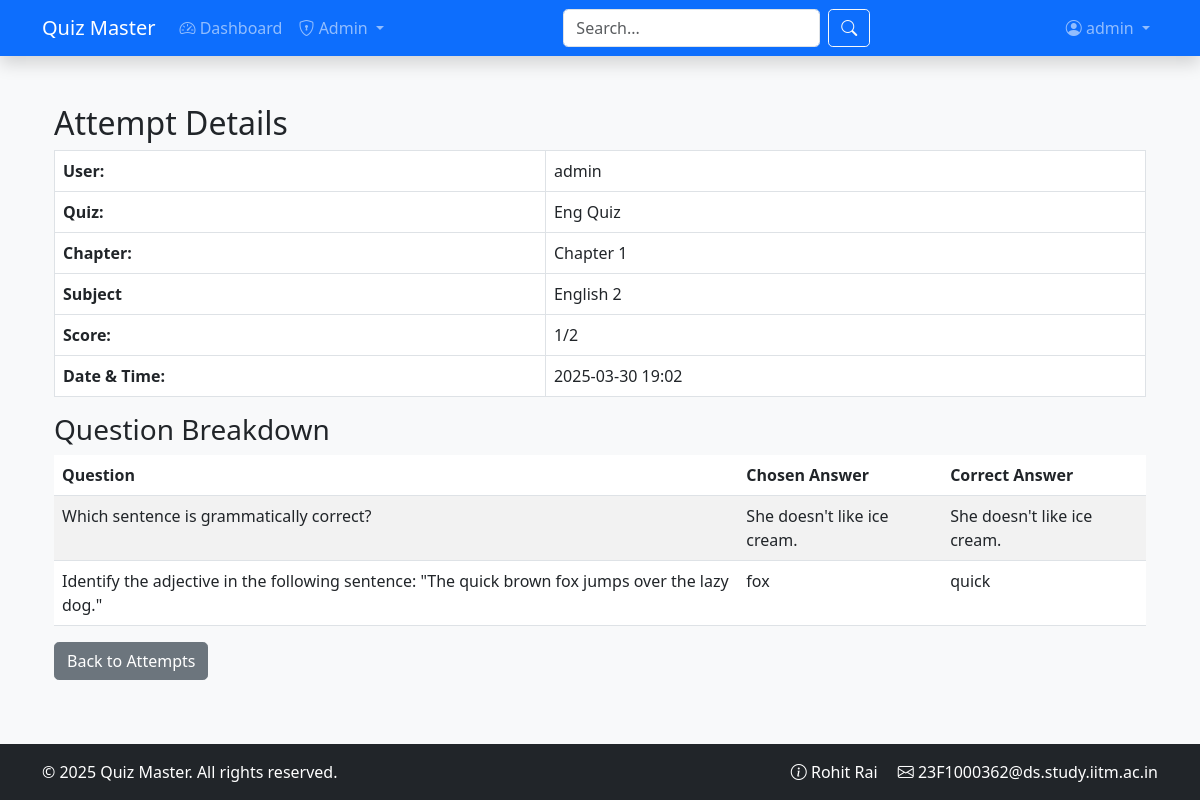
Screenshot of /admin/attempts/20/details (signed in) with the database file from the repository.
### application/models.py (models this page shows, shortened)
class User(UserMixin, db.Model):
    __tablename__ = 'users'
    id = db.Column(db.Integer, primary_key=True)
    username = db.Column(db.String(100), unique=True, nullable=False, index=True)
    password_hash = db.Column(db.String(128), nullable=False)
    full_name = db.Column(db.String(100), nullable=False)
    email = db.Column(db.String(120), unique=True, nullable=False)
    qualification = db.Column(db.String(100))
    dob = db.Column(db.Date)
    bio = db.Column(db.Text)
    location = db.Column(db.String(100))
    avatar = db.Column(db.String(255), nullable=True)
    website = db.Column(db.String(200))
    is_admin = db.Column(db.Boolean, default=False)
    is_admin = db.Column(db.Boolean, default=False)
    is_active = db.Column(db.Boolean, default=True)
    created_at = db.Column(db.DateTime, default=lambda: datetime.now(timezone.utc))
    last_seen = db.Column(db.DateTime, default=lambda: datetime.now(timezone.utc))
    scores = db.relationship('Score', back_populates='user', cascade='all, delete-orphan')
    quiz_attempts = db.relationship('QuizAttempt', back_populates='user', cascade='all, delete-orphan')
    @property
    def password(self):
        raise AttributeError('Password is not readable')

class Quiz(db.Model):
    __tablename__ = 'quizzes'
    id = db.Column(db.Integer, primary_key=True)
    quiz_name = db.Column(db.String(100), nullable=False)
    start_time = db.Column(db.DateTime, nullable=False) # Start time of quiz
    end_time = db.Column(db.DateTime, nullable=True)    # End time of quiz
    duration = db.Column(db.Integer, nullable=False)  # Minutes duration of quiz
    remarks = db.Column(db.Text, nullable=True)
    active = db.Column(db.Boolean, default=True)
    chapter_id = db.Column(db.Integer, db.ForeignKey('chapters.id', ondelete='CASCADE'), nullable=False)
    chapter = db.relationship('Chapter', back_populates='quizzes')
    questions = db.relationship('Question', back_populates='quiz', cascade='all, delete-orphan')
    scores = db.relationship('Score', back_populates='quiz', cascade='all, delete-orphan')
    quiz_attempts = db.relationship('QuizAttempt', back_populates='quiz', cascade='all, delete-orphan')

class Chapter(db.Model):
    __tablename__ = 'chapters'
    id = db.Column(db.Integer, primary_key=True)
    name = db.Column(db.String(100), nullable=False, index=True)
    description = db.Column(db.Text)
    subject_id = db.Column(db.Integer, db.ForeignKey('subjects.id', ondelete='CASCADE'), nullable=False)
    subject = db.relationship('Subject', back_populates='chapters')
    quizzes = db.relationship('Quiz', back_populates='chapter', cascade='all, delete-orphan')

class Subject(db.Model):
    __tablename__ = 'subjects'
    id = db.Column(db.Integer, primary_key=True)
    name = db.Column(db.String(100), nullable=False, index=True)
    description = db.Column(db.Text)
    chapters = db.relationship('Chapter', back_populates='subject', cascade='all, delete-orphan')

class Score(db.Model):
    __tablename__ = 'scores'
    id = db.Column(db.Integer, primary_key=True)
    total_scored = db.Column(db.Integer, nullable=False)
    time_stamp_of_attempt = db.Column(db.DateTime, default=lambda: datetime.now(timezone.utc))
    user_id = db.Column(db.Integer, db.ForeignKey('users.id', ondelete='CASCADE'), nullable=False)
    user = db.relationship('User', back_populates='scores')
    quiz_id = db.Column(db.Integer, db.ForeignKey('quizzes.id', ondelete='CASCADE'), nullable=False)
    quiz = db.relationship('Quiz', back_populates='scores')
    answers_raw = db.Column('answers', db.Text, nullable=True)
    @property
    def answers(self):
        if self.answers_raw:
            try:
                return json.loads(self.answers_raw)
            except Exception:
                return {}
        return {}
    @answers.setter
    def answers(self, value):
        """Serialize the dictionary to a JSON string."""
        self.answers_raw = json.dumps(value)
    __table_args__ = (
        db.Index('idx_user_quiz', 'user_id', 'quiz_id'),
    )

class Question(db.Model):
    __tablename__ = 'questions'
    id = db.Column(db.Integer, primary_key=True)
    question_statement = db.Column(db.Text, nullable=False)
    option1 = db.Column(db.String(200), nullable=False)
    option2 = db.Column(db.String(200), nullable=False)
    option3 = db.Column(db.String(200))
    option4 = db.Column(db.String(200))
    correct_option = db.Column(db.Integer, nullable=False)
    quiz_id = db.Column(db.Integer, db.ForeignKey('quizzes.id', ondelete='CASCADE'), nullable=False)
    quiz = db.relationship('Quiz', back_populates='questions')

### application/blueprints/admin_bp.py (the view)
@admin_bp.route('/attempts/<int:score_id>/details')
@admin_required
def view_attempt_details(score_id):
    score_record = Score.query.get_or_404(score_id)
    raw_answers = score_record.answers or {}
    user_answers = {int(k): v for k, v in raw_answers.items() if k.isdigit()}
    quiz = score_record.quiz
    return render_template(
        'admin/attempt_details.html',
        score=score_record,
        quiz=quiz,
        user_answers=user_answers)

### application/__init__.py (called while the page is built)
def get_attribute(obj, attr):
    return getattr(obj, attr, None)

@login_manager.user_loader
def load_user(user_id):
    from application.models import User
    return User.query.get(int(user_id))

### application/templates/admin/attempt_details.html (shortened to what this page needs)
{% extends "base.html" %}
{% block content %}
<div class="container mt-4">
    <h2>Attempt Details</h2>
    <table class="table table-bordered">
        <tr>
            <th>User:</th>
            <td>{{ score.user.username }}</td>
        </tr>
        <tr>
            <th>Quiz:</th>
            <td>{{ quiz.quiz_name }}</td>
        </tr>
        <tr>
            <th>Chapter:</th>
            <td>{{ quiz.chapter.name }}</td>
        </tr>
        <tr>
            <th>Subject</th>
            <td>{{ quiz.chapter.subject.name }}</td>
        </tr>
        <tr>
            <th>Score:</th>
            <td>{{ score.total_scored }}/{{ quiz.questions|length }}</td>
        </tr>
        <tr>
            <th>Date & Time:</th>
            <td>{{ score.time_stamp_of_attempt.strftime('%Y-%m-%d %H:%M') }}</td>
        </tr>
    </table>
    <h3>Question Breakdown</h3>
    <table class="table table-striped">
        <thead>
            <tr>
                <th>Question</th>
                <th>Chosen Answer</th>
                <th>Correct Answer</th>
            </tr>
        </thead>
        <tbody>
        {% for question in quiz.questions %}
            {% set chosen = user_answers.get(question.id) %}
            <tr>
                <td>{{ question.question_statement }}</td>
                <td>
                    {% if chosen %}
                        {% set chosen_int = chosen|int %}
                        {% set chosen_text = question|get_attribute('option' ~ chosen_int|string) %}
                        {{ chosen_text if chosen_text else 'Not answered' }}
                    {% else %}
                        Not answered
                    {% endif %}
                </td>
                <td>
                    {% set correct_text = question|get_attribute('option' ~ question.correct_option|string) %}
                    {{ correct_text }}
                </td>
            </tr>
        {% endfor %}
        </tbody>
    </table>
    <a href="{{ url_for('admin.view_all_attempts') }}" class="btn btn-secondary">Back to Attempts</a>
</div>
{% endblock %}

### application/templates/base.html (shortened to what this page needs)
<!DOCTYPE html>
<html lang="en">
<head>
    <link href="https://cdn.jsdelivr.net/npm/bootstrap@5.3.0/dist/css/bootstrap.min.css" rel="stylesheet">
    <link rel="stylesheet" href="https://cdn.jsdelivr.net/npm/bootstrap-icons@1.11.1/font/bootstrap-icons.css">
    <link rel="stylesheet" href="{{ url_for('static', filename='css/main.css') }}">
</head>
<body class="d-flex flex-column min-vh-100">
    <nav class="navbar navbar-expand-lg navbar-dark bg-primary shadow">
        <div class="container">
            <a class="navbar-brand" href="{{ url_for('main.index') }}">
                 Quiz Master
            </a>
            <div class="collapse navbar-collapse" id="mainNav">
                <ul class="navbar-nav me-auto">
                    {% if current_user.is_authenticated %}
                        <li class="nav-item">
                            <a class="nav-link" href="{{ url_for('user.dashboard') }}">
                                <i class="bi bi-speedometer2"></i> Dashboard
                            </a>
                        </li>
                        {% if current_user.is_admin %}
                        <li class="nav-item dropdown">
                            <a class="nav-link dropdown-toggle" href="#" role="button" data-bs-toggle="dropdown">
                                <i class="bi bi-shield-lock"></i> Admin
                            </a>
                        </li>
                        {% endif %}
                    {% endif %}
                </ul>
                <form class="d-flex me-3" action="{{ url_for('main.search') }}" method="GET">
                    <input class="form-control me-2" type="text" name="q" placeholder="Search..." required>
                    <button class="btn btn-outline-light" type="submit">
                        <i class="bi bi-search"></i>
                    </button>
                </form>
                <ul class="navbar-nav ms-auto">
                    {% if current_user.is_authenticated %}
                        <li class="nav-item dropdown">
                            <a class="nav-link dropdown-toggle" href="#" role="button" data-bs-toggle="dropdown">
                                <i class="bi bi-person-circle"></i> {{ current_user.username }}
                            </a>
                        </li>
                    {% endif %}
                </ul>
            </div>
        </div>
    </nav>
    <main class="container flex-grow-1 mt-4">
        {% block content %}{% endblock %}
    </main>
    <footer class="bg-dark text-white mt-auto py-3">
        <div class="container">
            <div class="row">
                <div class="col-md-6">
                    <p class="mb-0">&copy; 2025 Quiz Master. All rights reserved.</p>
                </div>
                <div class="col-md-6 text-end">
                    <a href="#" class="text-white text-decoration-none me-3">
                        <i class="bi bi-info-circle"></i> Rohit Rai
                    </a>
                    <a href="#" class="text-white text-decoration-none">
                        <i class="bi bi-envelope"></i> 23F1000362@ds.study.iitm.ac.in
                    </a>
                </div>
            </div>
        </div>
    </footer>
</body>
</html>

### application/static/css/main.css (style rules this page uses)
body { font-family: 'Segoe UI', Tahoma, Geneva, Verdana, sans-serif; background-color: #f8f9fa; }
.navbar { box-shadow: 0 2px 4px rgba(0, 0, 0, 0.1); }
.btn { border-radius: 0.3rem; }
.form-control, .form-select { border-radius: 0.3rem; }

### rows the page displays
User: username "admin", user.username "admin"
Quiz: quiz_name "Eng Quiz"
Chapter: chapter.name "Chapter 1"
Subject: chapter.subject.name "English 2"
Score: total_scored "1", time_stamp_of_attempt "2025-03-30 19:02"
Question: question_statement "Which sentence is grammatically correct?", option2 "She doesn't like ice cream."
Question: question_statement "Identify the adjective in the following sentence: \"The quick brown fox jumps over the lazy dog.\"", option2 "fox", option1 "quick"

### other values shown
{{ quiz.questions|length }} "2"
